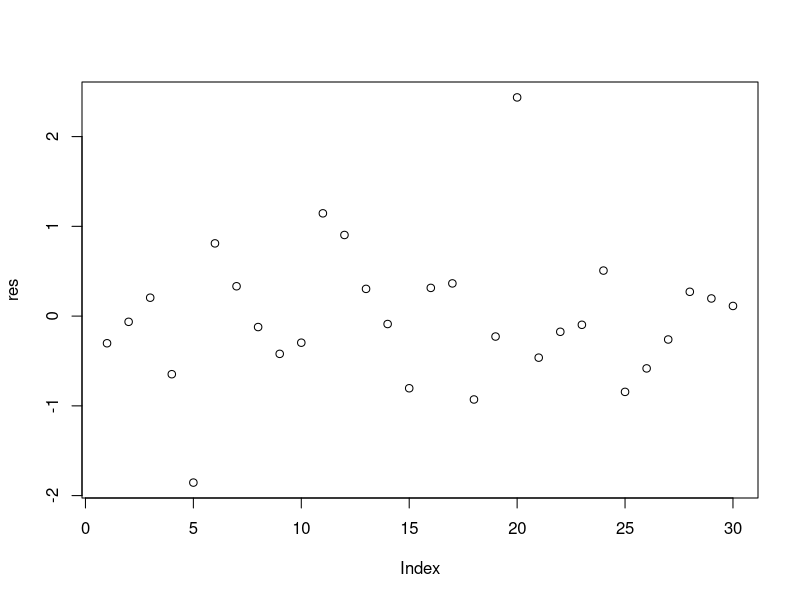
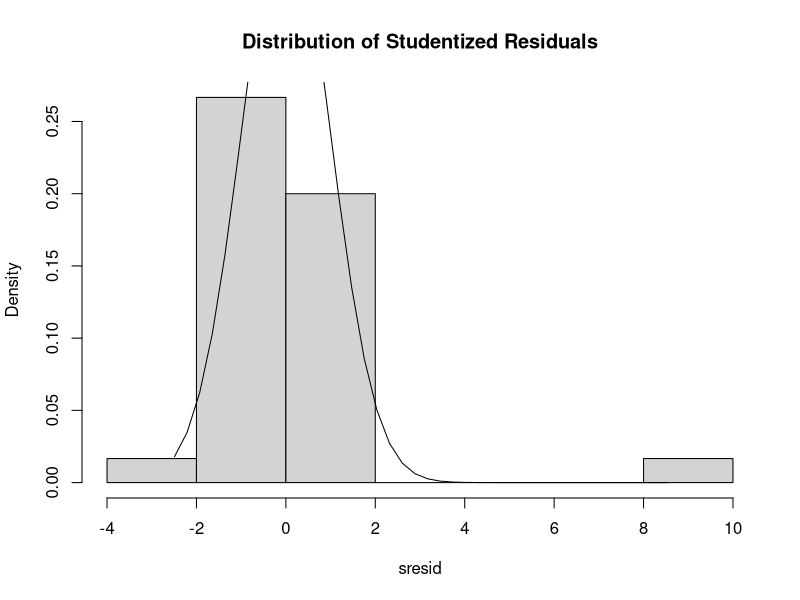
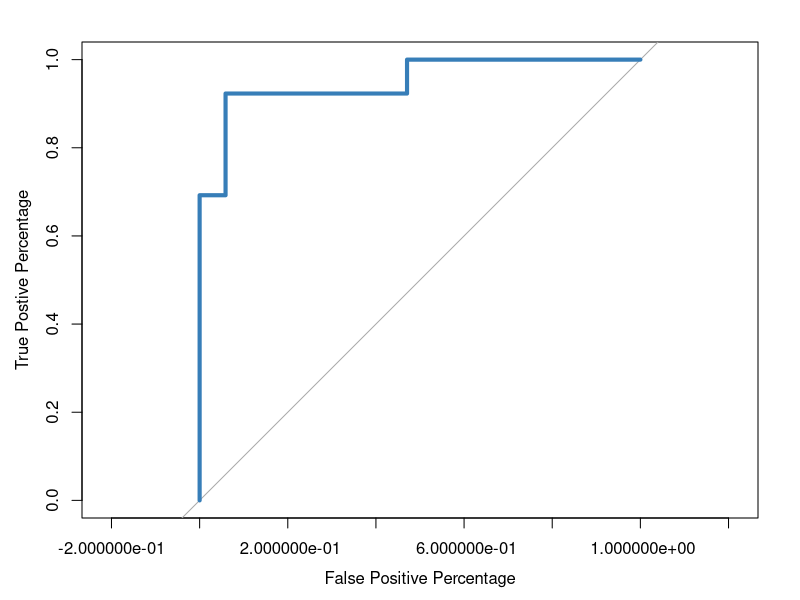

The R script that drew these images, in order:
## ---- chunk 1
library(readr)
library(data.table)
data1 <- structure(list(
  GPA = c(3.75, 4.0, 3.5, 3.75, 3.6, 3.2, 2.8, 3.75, 4.0, 3.9, 3.4, 3.0, 3.0, 3.9, 3.8, 3.3, 3.4, 3.75, 3.9, 3.5, 3.75, 3.9, 4.0, 3.2, 3.75, 3.8, 3.6, 3.1, 3.3, 2.9),
  Gender = c("F", "F", "M", "F", "M", "M", "M", "F", "F", "F", "M", "F", "M", "M", "M", "M", "M", "F", "M", "M", "F", "M", "M", "M", "M", "F", "M", "F", "F", "M"),
  English_Level = c(92, 100, 89, 98, 89, 94, 84, 102, 110, 105, 93, 90, 85, 99, 83, 90, 91, 100, 106, 95, 98, 94, 105, 85, 99, 99, 90, 92, 93, 86),
  Social_Integration = c(5, 2, 1, 3, 2, 3, 10, 7, 5, 4, 4, 9, 1, 1, 3, 2, 2, 5, 4, 3, 4, 3, 3, 9, 3, 4, 4, 1, 1, 1),
  Study_Hours_Per_Week = c(15, 20, 1, 12, 6, 6, 5, 18, 12, 14, 10, 8, 4, 19, 10, 5, 6, 10, 15, 13, 14, 16, 18, 6, 10, 12, 16, 4, 3, 2),
  Mental_Health = c(4, 3, 3, 4, 2, 3, 2, 4, 4, 5, 3, 4, 1, 2, 2, 4, 3, 3, 4, 2, 5, 4, 5, 1, 3, 4, 2, 1, 2, 1),
  Social_Media_Hours_Per_Week = c(20, 10, 18, 16, 13, 20, 15, 16, 12, 22, 15, 24, 5, 4, 15, 25, 23, 15, 18, 15, 13, 16, 12, 24, 18, 12, 14, 28, 13, 22),
  Gaming_Hours_Per_Week = c(10, 6, 5, 10, 8, 3, 15, 8, 2, 5, 14, 10, 12, 7, 5, 16, 18, 8, 5, 2, 13, 5, 4, 12, 6, 8, 12, 14, 15, 20),
  Sport_Hours_Per_Week = c(2, 10, 40, 14, 7, 7, 14, 5, 3, 12, 10, 0, 8, 0, 2, 8, 10, 9, 8, 0, 2, 3, 5, 0, 5, 7, 7, 1, 2, 0)
), class = "data.frame",row.names = c(NA, -30L))
str(data1)

#turn to binary variable
data1$GPA <- ifelse(data1$GPA <= 3.5, 1, 0) #positive<-0;high_GPA
#data1$GPA <- ifelse(data1$GPA == 0, yes="high_GPA", no="low_GPA") 
data1$GPA <- as.factor(data1$GPA)
data1$Gender <- as.factor(data1$Gender)
str(data1)

#Logistic Regression
#simple logistic regression
xtabs(~ GPA + Gender, data=data1)
simple_logistic <- glm(GPA ~ Gender, data = data1, family = "binomial")
summary(simple_logistic)
#The model suggests that women are more likely to have higher GPAs than men(Intercept=1.0986 and GenderM=0.-8755).
#However,p-value>0.05(is too high),indicating a lack of significance.
#We cannot trust the factor of genders in determining GPA levels.The result is possibly influenced by sample size or other variables which are not included.

#Multiple logistic regression
#Use retained variables from hw8(multiple regression)
multiple_logistic <- glm(GPA ~ Social_Integration+Study_Hours_Per_Week+Mental_Health+Gaming_Hours_Per_Week, data = data1, family = "binomial")
summary(multiple_logistic)
#p=0.756;take away Mental_Health
multiple_logistic2 <- glm(GPA ~ Social_Integration+Study_Hours_Per_Week+Gaming_Hours_Per_Week, data = data1, family = "binomial")
summary(multiple_logistic2)
#take away social integration
multiple_logistic3 <- glm(GPA ~ Study_Hours_Per_Week+Gaming_Hours_Per_Week, data = data1, family = "binomial")
summary(multiple_logistic3)
#p=0.6148,not significant, but p(Study_Hours_Per_Week) and p(Gaming_Hours_Per_Week)<0.05

#residual analysis
library(car)
res<-residuals(multiple_logistic3)
plot(res)   #almost between -1 and 1(one is at -2)
library(MASS)
sresid <- studres(multiple_logistic3)
hist(sresid, freq=FALSE,
     main="Distribution of Studentized Residuals")
xmultiple_logistic3<-seq(min(sresid),max(sresid),length=40)
ymultiple_logistic3<-dnorm(xmultiple_logistic3)
lines(xmultiple_logistic3, ymultiple_logistic3)
#residuals not very normally distributed.

#Predict
predict_probs <- predict(multiple_logistic3, type = "response",newdata = data1)
predict_probs
predicted_levels <- as.factor(ifelse(predict_probs > 0.5,1,0))
predicted_levels
data1$GPA
library(caret)
confusionMatrix(predicted_levels, data1$GPA)
#Accuracy:0.93
#ROC
library(pROC)
roc(data1$GPA,multiple_logistic3$fitted.values,plot=TRUE, legacy.axes=TRUE, xlab="False Positive Percentage", ylab="True Postive Percentage", col="#377eb8", lwd=4)

